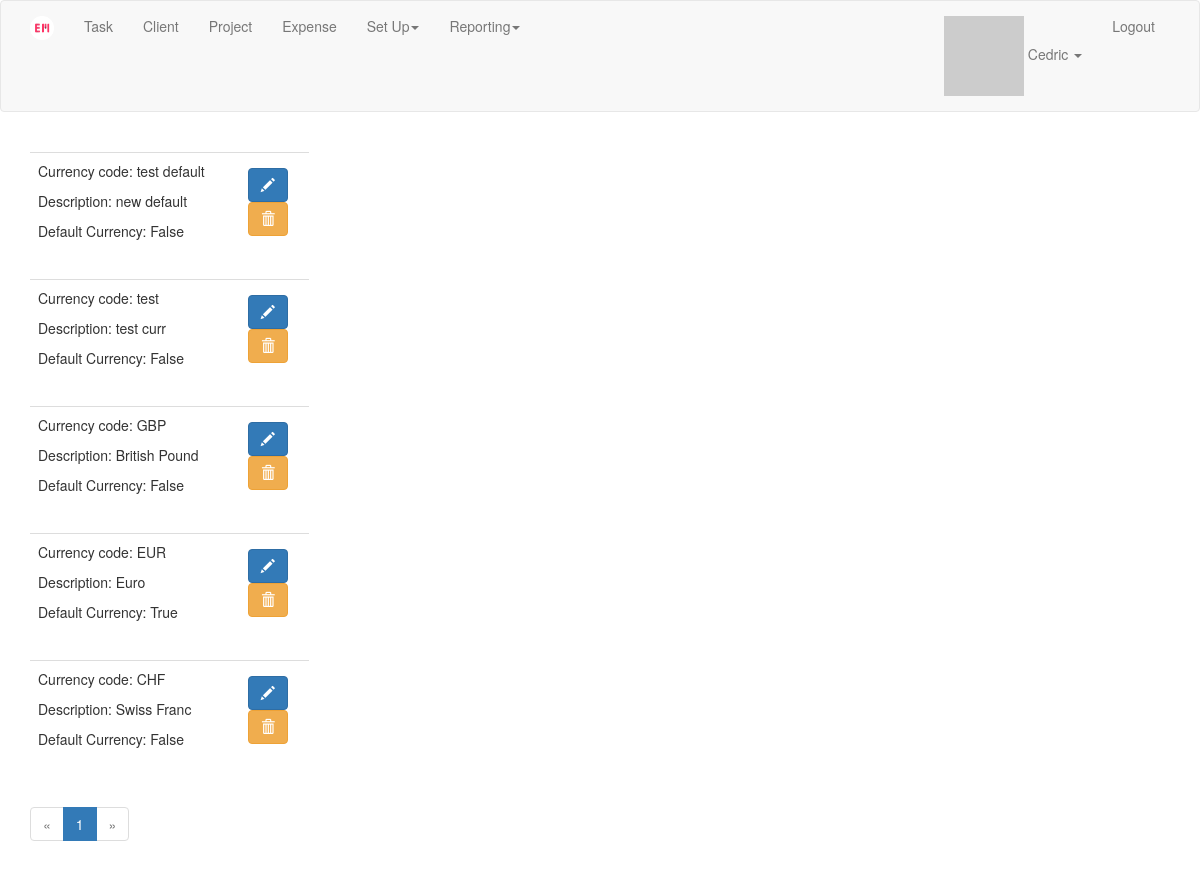
The app's page /list_of_currencies (signed in) with its own data.
### app/models.py (models this page shows, shortened)
class User(UserMixin, db.Model):
    id = db.Column(db.Integer, primary_key=True)
    username = db.Column(db.String(64), index=True, unique=True)
    email = db.Column(db.String(120), index=True, unique=True)
    password_hash = db.Column(db.String(128))
    tasks = db.relationship('Task', backref='user_task', lazy='dynamic')
    about_me = db.Column(db.String(140))
    last_seen = db.Column(db.DateTime, default=datetime.utcnow)
    followed = db.relationship(
        'User', secondary=followers,
        primaryjoin=(followers.c.follower_id == id),
        secondaryjoin=(followers.c.followed_id == id),
        backref=db.backref('followers', lazy='dynamic'), lazy='dynamic')
    clients = db.relationship('Client', backref='user_client', lazy='dynamic')
    projects = db.relationship('Project', backref='user_project', lazy='dynamic')
    currencies = db.relationship('Currency', backref='user_currency', lazy='dynamic')
    role_id = db.Column(db.Integer, db.ForeignKey('role.id'))
    def avatar(self, size):
        digest = md5(self.email.lower().encode('utf-8')).hexdigest()
        return 'https://www.gravatar.com/avatar/{}?d=identicon&s={}'.format(digest, size)

class Currency(db.Model):
    id = db.Column(db.Integer, primary_key=True)
    name = db.Column(db.String(4), index=True, unique=True)
    description = db.Column(db.String(64))
    user_id = db.Column(db.Integer, db.ForeignKey('user.id'))
    default_curr = db.Column(db.Boolean())

### app/currencies/routes.py (the view)
@bp.route('/list_of_currencies')
@login_required
def list_of_currencies():
    page = request.args.get('page', 1, type=int)
    pagination = Currency.query.order_by(Currency.name.desc()).paginate(page, 5, False)
    currencies = pagination.items
    return render_template('settings/list_of_currencies.html', title='List of Currencies',
                           currencies=currencies, pagination=pagination)

### app/main/__init__.py (called while the page is built)
@bp.app_context_processor
def inject_permissions():
    return dict(Permission=Permission)

### app/main/routes.py (called while the page is built)
@bp.before_app_request
def before_request():
    if current_user.is_authenticated:
        current_user.last_seen = datetime.utcnow()
        db.session.commit()

### app/models.py (called while the page is built)
@login.user_loader
def load_user(id):
    return User.query.get(int(id))

### app/templates/settings/list_of_currencies.html
{% extends "base.html" %}
{% import 'bootstrap/wtf.html' as wtf %}
{% import "_macros.html" as macros %}
{% block app_content %}
    <div class="pagination">
        {% for currency in currencies %}
            {% include 'settings/_currency.html' %}
        {% endfor %}
        {{ macros.pagination_widget(pagination, 'currencies.list_of_currencies') }}
    </div>
{% endblock %}

### app/templates/base.html (shortened to what this page needs)
{% extends 'bootstrap/base.html' %}
{% block navbar %}
    <nav class="navbar navbar-default">
        <div class="container">
            <div class="navbar-header">
                {% if current_user.is_authenticated %}
                <a class="navbar-brand" href="{{ url_for('main.index') }}"><img class="center-block img-responsive" src="static/image/logo.png" height="24" width="24" alt="t-e-manager"></a>
                {% else %}
                <a class="navbar-brand" href="{{ url_for('auth.login') }}"><img class="center-block img-responsive" src="static/image/logo.png" height="24" width="24" alt="t-e-manager"></a>
                {% endif %}
            </div>
            <div class="collapse navbar-collapse" id="bs-example-navbar-collapse-1">
                <ul class="nav navbar-nav">
                    {% if current_user.is_authenticated %}
                    <li><a href="{{ url_for('tasks.add_task') }}">Task</a></li>
                    <li><a href="{{ url_for('clients.add_client') }}">Client</a></li>
                    <li><a href="{{ url_for('projects.add_project') }}">Project</a></li>
                    <li><a href="#">Expense</a></li>
                    <li class="dropdown"><a href="#" class="dropdown-toggle" data-toggle="dropdown">Set Up<b class="caret"></b></a>
                    <li class="dropdown"><a href="#" class="dropdown-toggle" data-toggle="dropdown">Reporting<b class="caret"></b></a>
                    </li>
                    {% endif %}
                </ul>
                <ul class="nav navbar-nav navbar-right">
                    {% if current_user.is_anonymous %}
                    <li><a href="{{ url_for('auth.register') }}">Register</a></li>
                    <li><a href="{{ url_for('auth.login') }}">Login</a></li>
                    {% else %}
                    <li class="dropdown"><a href="#" class="dropdown-toggle" data-toggle="dropdown"><img src="{{ current_user.avatar(size=18) }}"> {{ current_user.username }} <b class="caret"></b></a>
                    </li>
                    <li><a href="{{ url_for('auth.logout') }}">Logout</a></li>
                    {% endif %}
                </ul>
            </div>
        </div>
    </nav>
{% endblock %}
{% block content %}
    <div class="container">
        {% block app_content %}{% endblock %}
    </div>
{% endblock %}
{% block scripts %}
    <link rel="stylesheet" type="text/css" href="{{ url_for('static', filename='bootstrap-datetimepicker.min.css') }}" />
    <link href="https://gitcdn.github.io/bootstrap-toggle/2.2.2/css/bootstrap-toggle.min.css" rel="stylesheet">
{% endblock %}

### app/templates/settings/_currency.html (shortened to what this page needs)
<table class="table table-hover">
    <tr>
        <td>
            <div class="row">
                <div class="col-md-9">
                    <p>Currency code: {{ currency.name }}</p>
                    <p>Description: {{ currency.description }}</p>
                    <p>Default Currency: {{ currency.default_curr }}</p>
                </div>
                <div class="col-md-3">
                    <div class="btn pull-right">
                        <a class="btn btn-primary" href="{{ url_for('currencies.edit_currency', id=currency.id) }}"><span class="glyphicon glyphicon-pencil"></span></a>
                        {% if current_user.is_administrator %}
                            <form method="post" action="{{ url_for('currencies.delete_currency', id=currency.id) }}"><button type="submit" class="btn btn-warning"><span class="glyphicon glyphicon-trash"></span></button></form>
                        {% endif %}
                    </div>
                </div>
            </div>
        </td>
    </tr>
</table>

### records on screen
User: username "Cedric"
Currency: name "test default", description "new default", default_curr "False"
Currency: name "test", description "test curr", default_curr "False"
Currency: name "GBP", description "British Pound", default_curr "False"
Currency: name "EUR", description "Euro", default_curr "True"
Currency: name "CHF", description "Swiss Franc", default_curr "False"

### other values on screen
{{ p }} "1"
